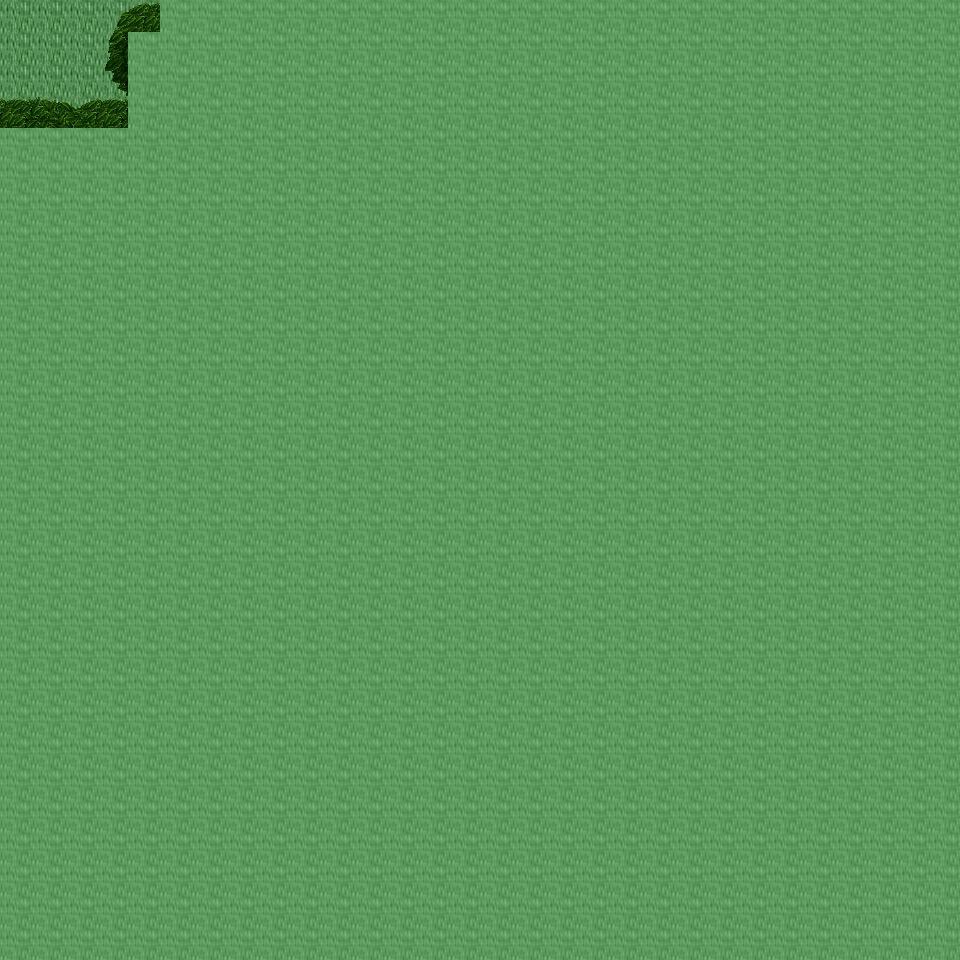

Tiled map render using the project's own tile images. Description and the map definition, with tile-layer contents summarised, below:
An orthogonal 30x30 tile map with 32x32 px tiles, 6 tile layers (Ground, Object, Object2, Above, ...), 18 tilesets and 1 object (mapExit).

<map version="1.0" orientation="orthogonal" renderorder="right-down" width="30" height="30" tilewidth="32" tileheight="32" nextobjectid="2">
  <tileset firstgid="1" name="tileset_ground_ground" tilewidth="32" tileheight="32" tilecount="33" columns="3">
    <image source="../drawable/tileset_ground_ground.png" width="96" height="352" />
  </tileset>
  <tileset firstgid="34" name="tileset_plant_flower_daisy_white" tilewidth="32" tileheight="32" tilecount="8" columns="2">
    <image source="../drawable/tileset_plant_flower_daisy_white.png" width="64" height="128" />
  </tileset>
  <tileset firstgid="42" name="tileset_plant_grasses" tilewidth="32" tileheight="32" tilecount="6" columns="3">
    <image source="../drawable/tileset_plant_grasses.png" width="96" height="64" />
  </tileset>
  <tileset firstgid="48" name="tileset_plant_flower_daisy_yellow" tilewidth="32" tileheight="32" tilecount="8" columns="2">
    <image source="../drawable/tileset_plant_flower_daisy_yellow.png" width="64" height="128" />
  </tileset>
  <tileset firstgid="56" name="tileset_plant_flower_daisy_blue" tilewidth="32" tileheight="32" tilecount="8" columns="2">
    <image source="../drawable/tileset_plant_flower_daisy_blue.png" width="64" height="128" />
  </tileset>
  <tileset firstgid="64" name="tileset_plant_flower_daisy_red" tilewidth="32" tileheight="32" tilecount="8" columns="2">
    <image source="../drawable/tileset_plant_flower_daisy_red.png" width="64" height="128" />
  </tileset>
  <tileset firstgid="72" name="tileset_plant_tree_tree_darkgreen" tilewidth="32" tileheight="32" tilecount="88" columns="8">
    <image source="../drawable/tileset_plant_tree_tree_darkgreen.png" width="256" height="352" />
  </tileset>
  <tileset firstgid="160" name="tileset_logic_creature_animal" tilewidth="32" tileheight="32" tilecount="32" columns="8">
    <image source="../drawable/tileset_logic_creature_animal.png" width="256" height="128" />
  </tileset>
  <tileset firstgid="192" name="tileset_logic_creature_elf" tilewidth="32" tileheight="32" tilecount="16" columns="8">
    <image source="../drawable/tileset_logic_creature_elf.png" width="256" height="64" />
  </tileset>
  <tileset firstgid="208" name="tileset_logic_collision" tilewidth="32" tileheight="32" tilecount="1" columns="1">
    <image source="../drawable/tileset_logic_collision.png" width="32" height="32" />
  </tileset>
  <tileset firstgid="209" name="tileset_logic_creature_human_evil" tilewidth="32" tileheight="32" tilecount="16" columns="8">
    <image source="../drawable/tileset_logic_creature_human_evil.png" width="256" height="64" />
  </tileset>
  <tileset firstgid="225" name="tileset_logic_portal" tilewidth="32" tileheight="32" tilecount="24" columns="8">
    <image source="../drawable/tileset_logic_portal.png" width="256" height="96" />
  </tileset>
  <tileset firstgid="249" name="tileset_ground_green_paving" tilewidth="32" tileheight="32" tilecount="18" columns="3">
    <image source="../drawable/tileset_ground_green_paving.png" width="96" height="192" />
  </tileset>
  <tileset firstgid="267" name="tileset_ground_water_swamp_water" tilewidth="32" tileheight="32" tilecount="33" columns="3">
    <image source="../drawable/tileset_ground_water_swamp_water.png" width="96" height="352" />
  </tileset>
  <tileset firstgid="300" name="tileset_plant_grasses_swamp" tilewidth="32" tileheight="32" tilecount="42" columns="6">
    <image source="../drawable/tileset_plant_grasses_swamp.png" width="192" height="224" />
  </tileset>
  <tileset firstgid="342" name="tileset_logic_protection" tilewidth="32" tileheight="32" tilecount="2" columns="2">
    <image source="../drawable/tileset_logic_protection.png" width="64" height="32" />
  </tileset>
  <tileset firstgid="344" name="tileset_logic_creature_ogre" tilewidth="32" tileheight="32" tilecount="4" columns="4">
    <image source="../drawable/tileset_logic_creature_ogre.png" width="128" height="32" />
  </tileset>
  <tileset firstgid="348" name="tileset_logic_creature_undead_skeleton" tilewidth="32" tileheight="32" tilecount="6" columns="6">
    <image source="../drawable/tileset_logic_creature_undead_skeleton.png" width="192" height="32" />
  </tileset>
  <layer name="Ground" width="30" height="30">
    <data>[900 cells, 900 non-empty, 1 distinct tile ids]</data>
  </layer>
  <layer name="Object" width="30" height="30">
    <data>[900 cells, 0 non-empty, 0 distinct tile ids]</data>
  </layer>
  <layer name="Object2" width="30" height="30">
    <data>[900 cells, 0 non-empty, 0 distinct tile ids]</data>
  </layer>
  <layer name="Above" width="30" height="30">
    <data>[900 cells, 891 non-empty, 25 distinct tile ids]</data>
  </layer>
  <layer name="Above2" width="30" height="30">
    <data>[900 cells, 1 non-empty, 1 distinct tile ids]</data>
  </layer>
  <layer name="Walkable" width="30" height="30">
    <data>[900 cells, 883 non-empty, 1 distinct tile ids]</data>
  </layer>
  <objectgroup name="MapEvents">
    <object id="1" name="north" type="mapExit" x="0" y="0" width="160" height="32">
      <properties>
        <property name="map" value="level_0_x187_y61" />
        <property name="x" value="0" />
        <property name="y" value="28" />
      </properties>
    </object>
  </objectgroup>
</map>
